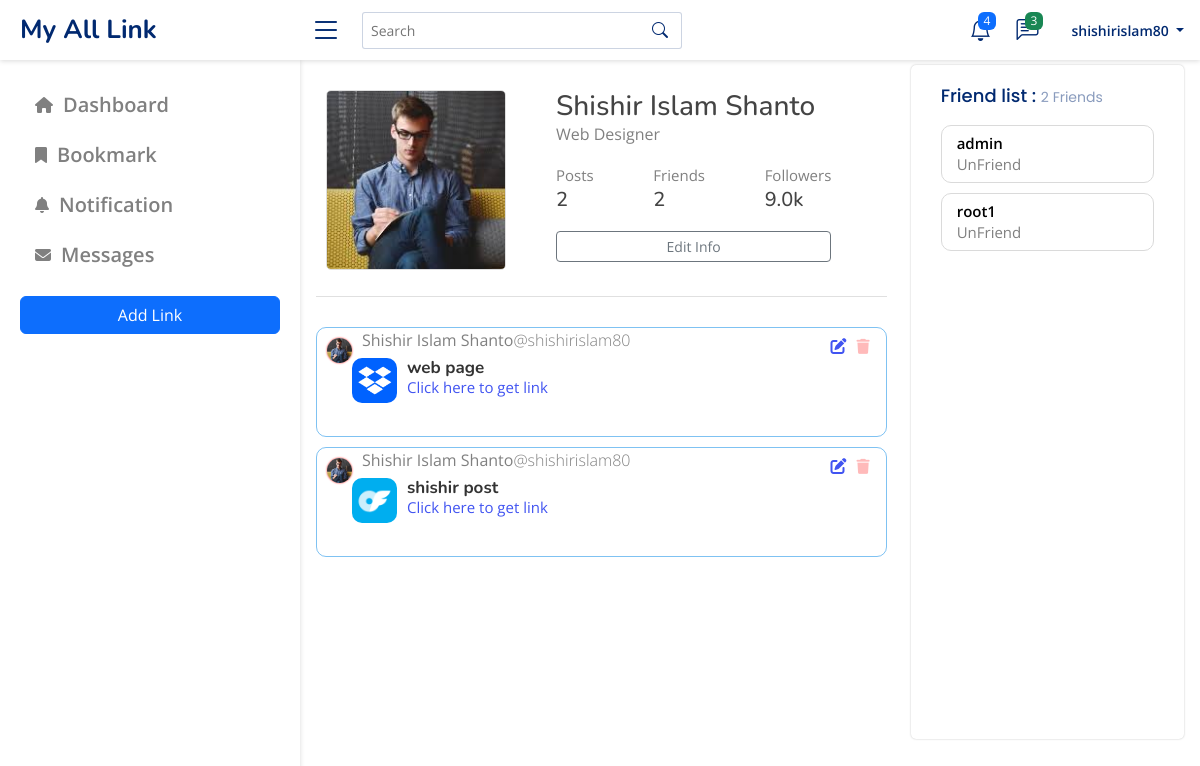
/feed/profile (signed in), run on the app's committed database.
### login/models.py (models this page shows)
class Profile(models.Model):
    user = models.OneToOneField(User, on_delete=models.CASCADE)
    friends = models.ManyToManyField(User, related_name='Friends', blank=True)
    avatar = models.ImageField(upload_to='profilePicture', blank=True)

### core/models.py (models this page shows)
class Linksmedia(models.Model):
    user = models.ForeignKey(User, on_delete=models.CASCADE, null=True)
    weblink = (
        ('Web Link', 'Web Link'),
        ('Facebook', 'Facebook'),
        ('Youtube', 'Youtube'),
        ('Twitter', 'Twitter'),
        ('Instagram', 'Instagram'),
        ('Linkedin', 'Linkedin'),
        ('Tik Tok', 'Tik Tok'),
        ('DropBox', 'DropBox'),
        ('Pinterest', 'Pinterest'),
        ('NGL', 'NGL'),
        ('Discord', 'Discord'),
        ('OnlyFans', 'OnlyFans'),
    )
    title = models.CharField(max_length=500)
    url = models.CharField(max_length=500, blank=True, null=True)
    icon = models.CharField(
        max_length=50, choices=weblink, default='Web Link')
    image = models.ImageField(upload_to="images/")
    profile = models.ForeignKey(Profile, on_delete=models.CASCADE, null=True)

### core/views.py (the view, shortened to what this page needs)
# urls.py: path('profile', myProfile, name="myProfile"),
def myProfile(request):
    if request.user.is_authenticated:
        check_profrile = Profile.objects.filter(user=request.user).exists()
        if check_profrile:
            obj = Linksmedia.objects.filter(user=request.user)
            profile = Profile.objects.get(user=request.user)
            friends = profile.friends.all()
            count_post = len(obj)
            context = {
                'links': LinksmediaForm,
                'posts': obj,
                'profile': profile,
                'friend_list': friends,
                'count_post': count_post
            }
            return render(request, 'home/myprofile.html', context)
    else:
        return redirect('/')

### core/templates/home/myprofile.html (shortened to what this page needs)
{% extends "base/base.html" %}
{% block nav_name %} {{profile.user}} {% endblock nav_name %}
{% block body %}
<main id="main" class="main">
    <div class="container p-3">
        <div class="row">
            <div class="col-lg-8 col-sm-12">
                <div class="content_wrap">
                    <div class="profile_card d-flex align-content-center">
                        <div class="profile_picture">
                            <img src="{{profile.avatar.url}}" alt="">
                        </div>
                        <div class="profile_content">
                            <div class="header_">
                                <h3>{{profile.user.first_name}} {{profile.user.last_name}}</h3>
                                <p>Web Designer</p>
                            </div>
                            <div class="middel d-flex justify-content-between">
                                <div class="post">
                                    <p>Posts</p>
                                    <h5>{{count_post}}</h5>
                                </div>
                                <div class="friend_count">
                                    <p>Friends</p>
                                    <h5>{{profile.friends.count}}</h5>
                                </div>
                                <div class="follower_count">
                                    <p>Followers</p>
                                    <h5>9.0k</h5>
                                </div>
                            </div>
                            <div class="bottom">
                                <a href="" style="width: 100%;" class="btn btn-sm btn-outline-secondary">Edit Info</a>
                            </div>
                        </div>
                    </div>
                    <hr style="color:#848484;margin-bottom: 30px;">
                    {% if posts|length > 0 %}
                    {% for post in posts %}
                    <div class="content_card">
                        <div class="header_">
                            <div class="left_">
                                <div class="img_box">
                                    <img src="{{profile.avatar.url}}" alt="">
                                </div>
                                <div class="username">
                                    <p> {{profile.user.first_name}}
                                        {{profile.user.last_name}}<span>@{{profile.user}}</span></p>
                                </div>
                            </div>
                            <div class="header_action">
                                <a href="{% url 'update_post' post.id %}" class="btn_ edit_btn" id="edit_btn">
                                    <i class="fa-solid fa-pen-to-square">
                                    </i>
                                </a>
                                <form action="delete" method="post">
                                    <button class="btn_ delete_btn"><i class="fa-solid fa-trash"></i></button>
                                </form>
                            </div>
                        </div>
                        <abbr title="{{post.url}}">
                            <div class="body d-flex">
                                <div class="icon">
                                    <img src="{{post.image.url}}" alt="{{post.image.url}}">
                                </div>
                                <div class="content_">
                                    <a href="{{post.url}}" target="_shishir">
                                        <div class="title_">
                                            <h5> {{post.title}} </h5>
                                        </div>
                                        <div class="link_">
                                            <a href="{{post.url}}" target="_shishir">
                                                Click here to get link
                                            </a>
                                        </div>
                                    </a>
                                </div>
                            </div>
                        </abbr>
                    </div>
                    {% endfor %}
                    {% else %}
                    <p class="text-center">Data empty... please add link.</p>
                    {% endif %}
                </div>
            </div>
            <div class="col-lg-4 col-sm-12 d-none d-lg-block">
                <div class="card">
                    <h5 class="card-title text-left">Friend list : <span> {{profile.friends.count}} Friends</span></h5>
                    <div class="card-body">
                        {% for friend in friend_list %}
                        <div class="follower d-flex">
                            <div class="follower_info">
                                <a href="">
                                    <p>{{friend}}</p>
                                </a>
                                <a href="friend/{{profile.id}}/{{username}}" class="btn_">UnFriend</a>
                            </div>
                        </div>
                        {% endfor %}
                    </div>
                </div>
            </div>
        </div>
    </div>
</main>
{% endblock body %}

### static/base/assets/css/style.css (style rules this page uses)
:root { scroll-behavior: smooth; }
body { font-family: "Open Sans", sans-serif; color: #444444; }
a { color: #4154f1; text-decoration: none; }
h1, h2, h3, h4, h5, h6 { font-family: "Nunito", sans-serif; }
#main { margin-top: 49px; transition: all 0.3s; }
.card { border: none; border-radius: 5px; box-shadow: 0px 0px 2px rgb(0 0 0 / 25%); }
.card-title { padding: 20px 15px 0px 30px; font-size: 18px; font-weight: 500; color: #012970; font-family: "Poppins", sans-serif; text-align: left; }
.card-title span { color: #899bbd; font-size: 14px; font-weight: 400; }
.card-body { padding: 0 20px 20px 20px; height: 78vh; overflow: scroll; }
@media (min-width: 1200px) { #main, #footer { margin-left: 300px; } }

### static/base/assets/css/index.css (style rules this page uses)
.content_wrap { width: 100%; height: 90vh; overflow: scroll; }
.content_card { width: 100%; height: 110px; border-radius: 10px; border: 1px solid rgba(0, 134, 230, .5); padding: 10px; margin-bottom: 10px; }
.img_box { width: 25px; height: 25px; border-radius: 15px; overflow: hidden; float: left; margin-right: 10px; line-height: 1px; box-shadow: 0px 0px 2px 0px red; }
.img_box img { width: 100%; height: 100%; object-fit: cover; }
.username { width: 100%; height: auto; }
.username p { font-weight: 400; cursor: pointer; }
.username span { font-weight: 200; color: gray; }
.icon { margin-left: 25px; }
.icon img { width: 45px; border-radius: 10px; }
.body { cursor: pointer; margin-top: -5px; float: left; }
.content_ { margin-left: 10px; line-height: 2px; }
.link_ a { font-size: 15px; }
.title_ h5 { font-weight: 700; color: #000000cc; font-size: 17px; }
.follower_info { line-height: 5px; padding: 10px; }
.follower { border-radius: 10px; border: .2px solid #dadada; padding: 5px; margin: 10px; }
.follower_info a { font-size: 15px; color: gray; }
.follower_info p { color: black; font-weight: 600; }
.left_ { width: 80%; float: left; }
.header_action { text-align: right; }
.header_action button { border: none; background: none; color: #d3d3d3; font-size: 15px; }
button.btn_.delete_btn { color: #ff000045; }
.header_action form { display: inline-block; }
.profile_picture { width: 180px; height: 180px; border-radius: 5px; overflow: hidden; border: 1px solid #00000021; margin-right: 50px; }
.profile_card { margin-top: 15px; padding: 10px; }
.header_ { line-height: 5px; }
.profile_content { width: 50%; }
.middel { padding-top: 15px !important; }
.post p { line-height: 15px; font-size: 15px; color: gray; }
.post h5 { line-height: 1px; }
.friend_count p { line-height: 15px; font-size: 15px; color: gray; }
.friend_count h5 { line-height: 1px; }
.follower_count p { line-height: 15px; font-size: 15px; color: gray; }
.follower_count h5 { line-height: 1px; }
.header_ p { color: gray; font-weight: 400; }
.bottom { margin-top: 23px; }
.bottom a { width: 40%; margin: 0px 10px 0px 0px; }
.profile_picture img { width: 100%; height: 100%; object-fit: cover; }

### data on the page
Profile: user "shishirislam80", avatar (picture), user.first_name "Shishir Islam", user.last_name "Shanto", friends.count "2"
Linksmedia: avatar (picture), image (picture), title "web page"
Linksmedia: avatar (picture), image (picture), title "shishir post"

### other printed values
{{ count_post }} "2"
{{ friend }} "admin"
{{ friend }} "root1"
